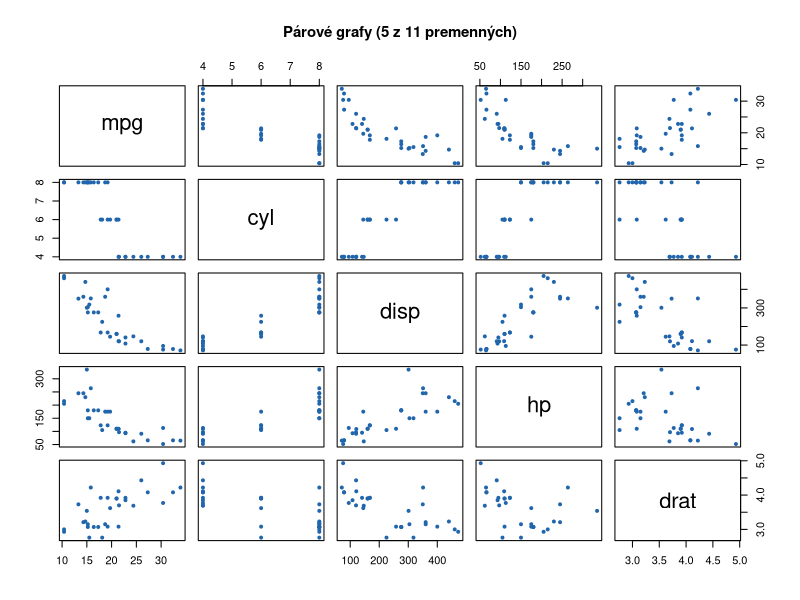
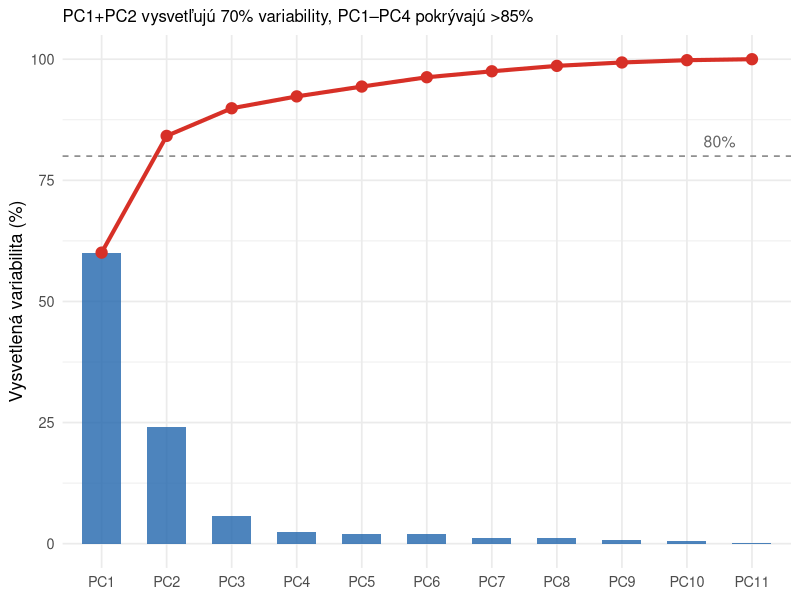
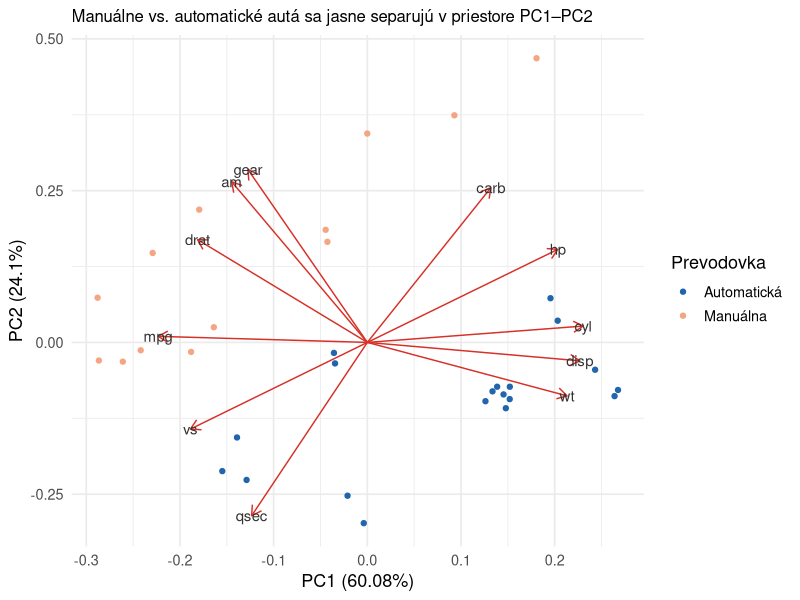
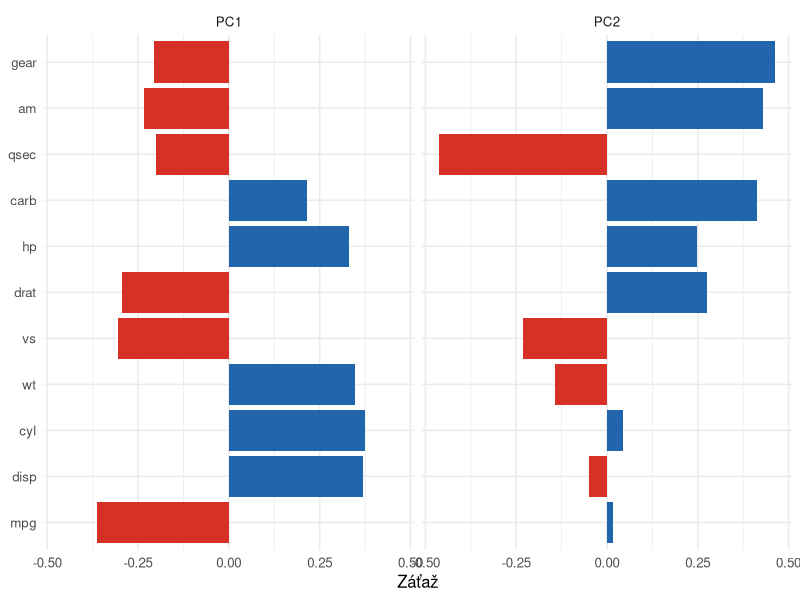

Generate these figures, in order, with R:
## ---- chunk 1
#| include: false
library(ggplot2)
library(ggfortify)
library(dplyr)
library(tidyr)
library(knitr)
library(kableExtra)

pca <- prcomp(mtcars, center = TRUE, scale. = TRUE)
lambda <- pca$sdev^2
pve <- lambda / sum(lambda) * 100
## ---- chunk 2
#| echo: false
#| fig-height: 3.8
#| fig-width: 5.5
pairs(mtcars[, 1:5],
      col = "#2166ac", pch = 19, cex = 0.6,
      main = "Párové grafy (5 z 11 premenných)",
      cex.main = 0.9)
## ---- chunk 3
#| echo: false
kable(head(mtcars, 6), digits = 1) |>
  kable_styling(font_size = 16, full_width = TRUE,
                bootstrap_options = c("striped", "hover"))
## ---- chunk 4
#| output-location: column

pca <- prcomp(mtcars,
              center = TRUE,
              scale. = TRUE)

lambda <- pca$sdev^2
pve    <- lambda / sum(lambda) * 100

data.frame(
  PC         = paste0("PC", 1:5),
  Eigenvalue = round(lambda[1:5], 2),
  PVE        = round(pve[1:5], 2),
  Cumulative = round(cumsum(pve)[1:5], 2)
)
## ---- chunk 5
#| echo: false
#| fig-height: 4.5
#| fig-width: 10

df <- data.frame(
  PC    = factor(paste0("PC", 1:11), levels = paste0("PC", 1:11)),
  PVE   = pve,
  Cumul = cumsum(pve)
)

ggplot(df, aes(x = PC)) +
  geom_col(aes(y = PVE), fill = "#2166ac", alpha = 0.8, width = 0.6) +
  geom_line(aes(y = Cumul, group = 1), color = "#d73027", linewidth = 1.4) +
  geom_point(aes(y = Cumul), color = "#d73027", size = 3.5) +
  geom_hline(yintercept = 80, linetype = "dashed", color = "gray50") +
  annotate("text", x = 10.5, y = 83, label = "80%", color = "gray40", size = 4) +
  labs(y = "Vysvetlená variabilita (%)", x = NULL,
       title = "PC1+PC2 vysvetľujú 70% variability, PC1–PC4 pokrývajú >85%") +
  theme_minimal(base_size = 13) +
  theme(plot.title = element_text(size = 12))
## ---- chunk 6
#| echo: false
#| fig-height: 4.5
#| fig-width: 10

mtcars2 <- mtcars |>
  mutate(transmission = factor(am, labels = c("Automatická", "Manuálna")))

autoplot(pca, data = mtcars2,
         colour = "transmission",
         loadings = TRUE,
         loadings.label = TRUE,
         loadings.label.size = 3.8,
         loadings.colour = "#d73027",
         loadings.label.colour = "#333333") +
  scale_color_manual(values = c("#2166ac", "#f4a582")) +
  labs(color = "Prevodovka",
       title = "Manuálne vs. automatické autá sa jasne separujú v priestore PC1–PC2") +
  theme_minimal(base_size = 13) +
  theme(plot.title = element_text(size = 12))
## ---- chunk 7
#| echo: false
#| fig-height: 4
#| fig-width: 6

as.data.frame(pca$rotation[,1:2]) |>
  mutate(var = rownames(pca$rotation)) |>
  pivot_longer(-var, names_to = "PC", values_to = "loading") |>
  ggplot(aes(reorder(var, abs(loading)), loading, fill = loading > 0)) +
  geom_col(show.legend = FALSE) +
  facet_wrap(~PC) +
  coord_flip() +
  scale_fill_manual(values = c("#d73027", "#2166ac")) +
  theme_minimal(base_size = 12) +
  labs(x = NULL, y = "Záťaž")
